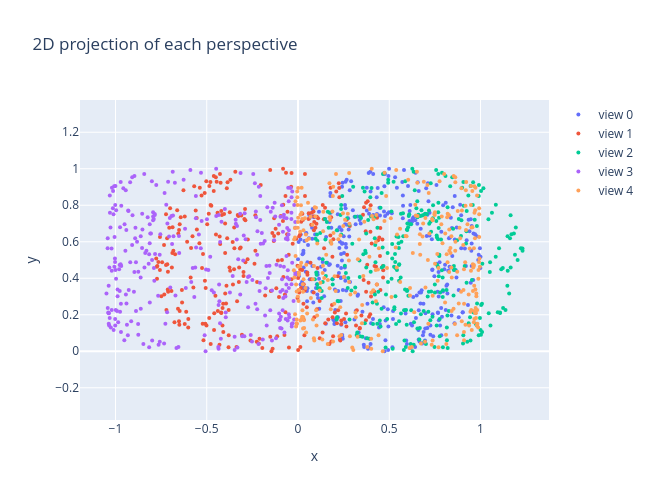

Notebook code for this chart:
### Markdown cell above
## Step 2 - Simulate perspectives

We rotate the cloud about the Y axis to generate several camera views. Below we
plot the 2D image seen by each view.

### Code cell
n_perspectives = 5
perspectives, projection_mats = views.randomized_perspectives(
    points, n_perspectives, angle_range=(0, 360), rng=rng)

fig = go.Figure()
for i, persp in enumerate(perspectives):
    fig.add_trace(go.Scatter(x=persp[:, 0], y=persp[:, 1], mode="markers",
                             name=f"view {i}", marker=dict(size=4)))
fig.update_layout(title="2D projection of each perspective",
                  xaxis_title="x", yaxis_title="y", width=650, height=500)
fig.update_yaxes(scaleanchor="x", scaleratio=1)
fig

### Figure 1 — Plotly figure (JSON) as saved in the notebook; plotly's stock layout.template omitted (floating-point values rounded to 4 significant figures; data arrays with more than 128 entries replaced by an {"elided": "..."} marker saying what was removed)
{"data": [{"marker": {"size": 4}, "mode": "markers", "name": "view 0", "type": "scatter", "x": {"elided": "300 float values"}, "y": {"elided": "300 float values"}}, {"marker": {"size": 4}, "mode": "markers", "name": "view 1", "type": "scatter", "x": {"elided": "300 float values"}, "y": {"elided": "300 float values"}}, {"marker": {"size": 4}, "mode": "markers", "name": "view 2", "type": "scatter", "x": {"elided": "300 float values"}, "y": {"elided": "300 float values"}}, {"marker": {"size": 4}, "mode": "markers", "name": "view 3", "type": "scatter", "x": {"elided": "300 float values"}, "y": {"elided": "300 float values"}}, {"marker": {"size": 4}, "mode": "markers", "name": "view 4", "type": "scatter", "x": {"elided": "300 float values"}, "y": {"elided": "300 float values"}}], "layout": {"height": 500, "title": {"text": "2D projection of each perspective"}, "width": 650, "xaxis": {"title": {"text": "x"}}, "yaxis": {"scaleanchor": "x", "scaleratio": 1, "title": {"text": "y"}}}}
